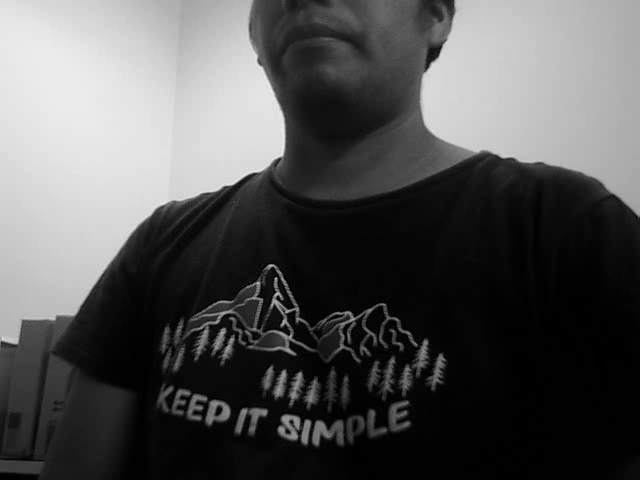
#> input picture frame 13 of dados/videos/video_cinza.mp4, 640 x 480 px, given in place of video_rgb.mp4, which was not available
$ python processar_video_rgb_profundidade.py
#> lines starting #> are read from the running program, lines starting #| are printed output that depends on the picture; after the words box and inside, x2 and y2 are one past the last pixel; in counts of white or black regions, pixels touching at a corner belong together; pictures that were not available may be replaced by others from this repository, and a replacement may not be noted
#> in main, frame_rgb is the input picture: shape (480, 640, 3); min 0, max 239, mean 84
import cv2
import numpy as np
from pathlib import Path

DADOS = Path(__file__).resolve().parent.parent / "dados"

def process_depth_canny(depth_frame):
    return cv2.Canny(depth_frame, 100, 200)
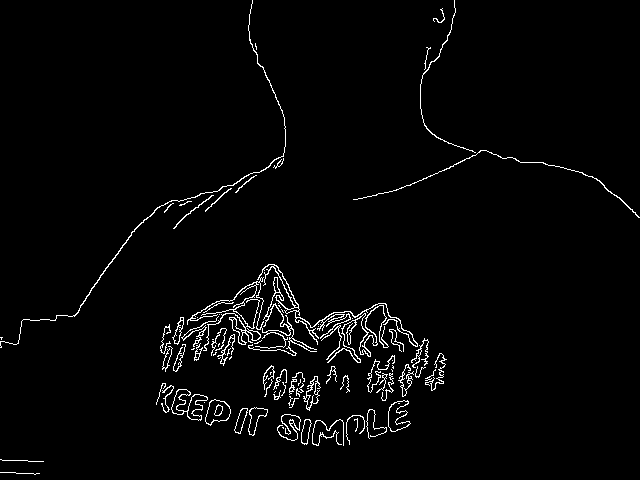
#> returned value: shape (480, 640); 2.4% white in thin lines or dots

def process_rgb_orb(rgb_frame):
    orb = cv2.ORB_create()
    kp, des = orb.detectAndCompute(rgb_frame, None)
#> kp = 500 keypoints; strongest (x, y, size): (277, 296, 31), (276, 294, 37.2), (278, 293, 37.2), (277, 298, 37.2)
    return cv2.drawKeypoints(rgb_frame, kp, None, color=(0,255,0), flags=0)
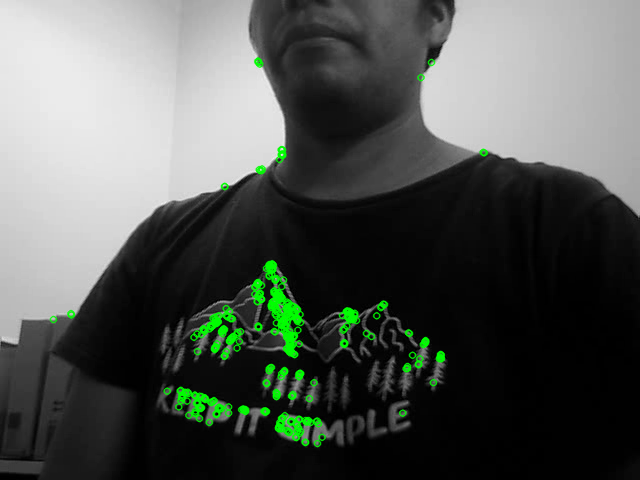
#> returned value: shape (480, 640, 3); mean of channels 0, 1, 2 82.7, 87.4, 82.7; drawn as B, G, R

def main(rgb_video_path, depth_video_path, output_video_path):
    cap_rgb = cv2.VideoCapture(rgb_video_path)
    cap_depth = cv2.VideoCapture(depth_video_path)

    fourcc = cv2.VideoWriter_fourcc(*'XVID')  # Cambiado a formato de video común

    out = cv2.VideoWriter(output_video_path, fourcc, 20.0, (640*2,480*2))

    while(cap_rgb.isOpened() and cap_depth.isOpened()):
        ret_rgb, frame_rgb = cap_rgb.read()
        ret_depth, frame_depth = cap_depth.read()

        if not ret_rgb or not ret_depth:
            break

        depth_canny = process_depth_canny(frame_depth)
        rgb_orb = process_rgb_orb(frame_rgb)

        depth_canny_color = cv2.cvtColor(depth_canny, cv2.COLOR_GRAY2BGR)
#> depth_canny_color: shape (480, 640, 3); 2.4% white in thin lines or dots

        top_row = np.hstack((frame_rgb, frame_depth))
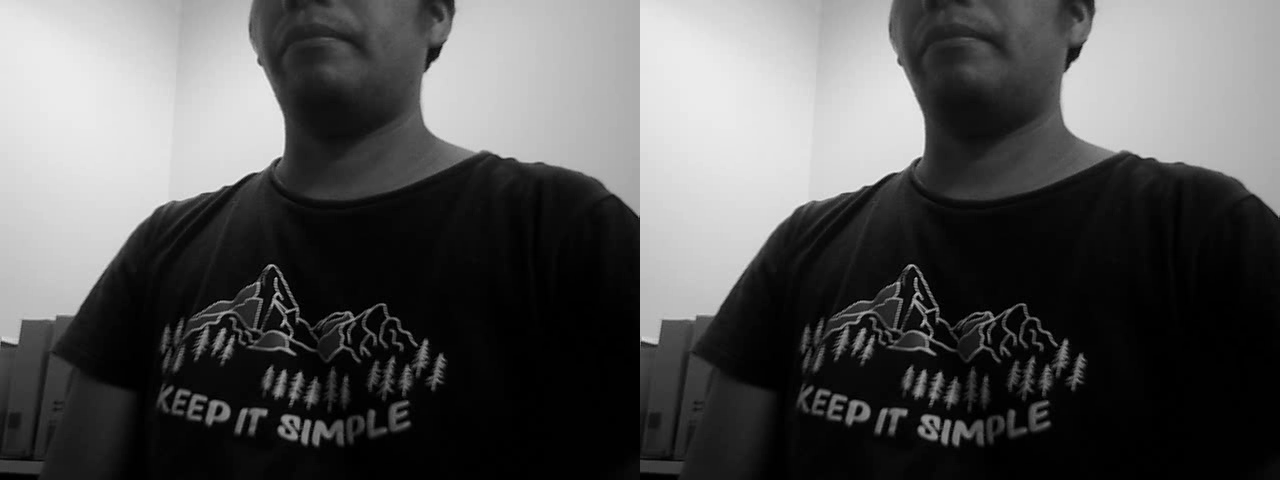
#> top_row: shape (480, 1280, 3); min 0, max 239, mean 84
        bottom_row = np.hstack((rgb_orb, depth_canny_color))
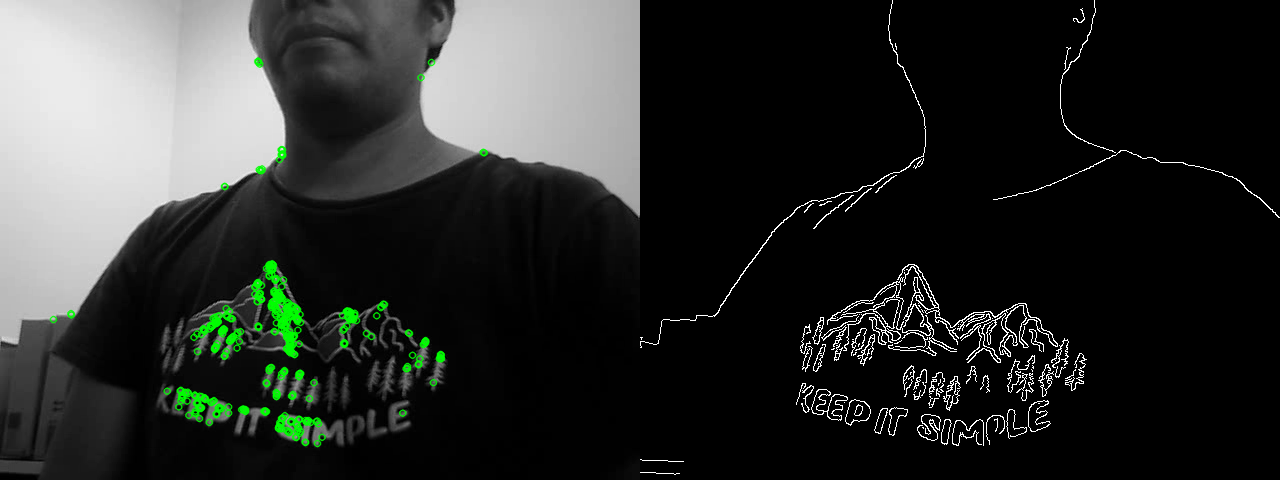
#> bottom_row: shape (480, 1280, 3); mean B, G, R 44.5, 46.8, 44.5
        final_frame = np.vstack((top_row, bottom_row))
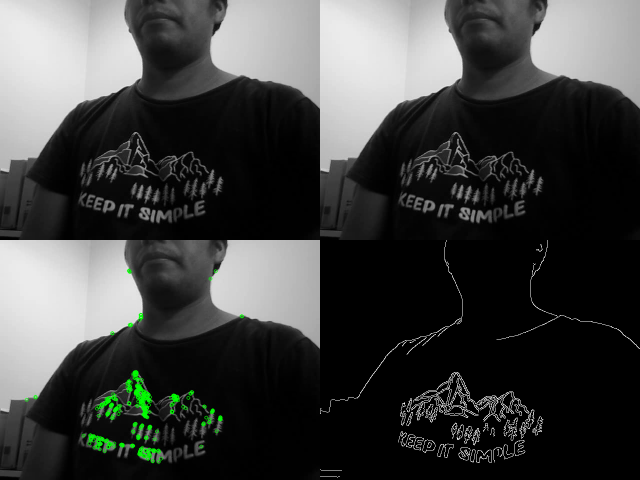
#> final_frame: shape (960, 1280, 3) (shown at 1/2 size); mean B, G, R 64.2, 65.4, 64.2

        out.write(final_frame)

    cap_rgb.release()
    cap_depth.release()
    out.release()

if __name__ == '__main__':
    main(str(DADOS / 'videos' / 'video_rgb.mp4'), str(DADOS / 'videos' / 'video_cinza.mp4'), 'output_video.avi')  # Cambiado a formato de video común

$ run again, starting later in the video
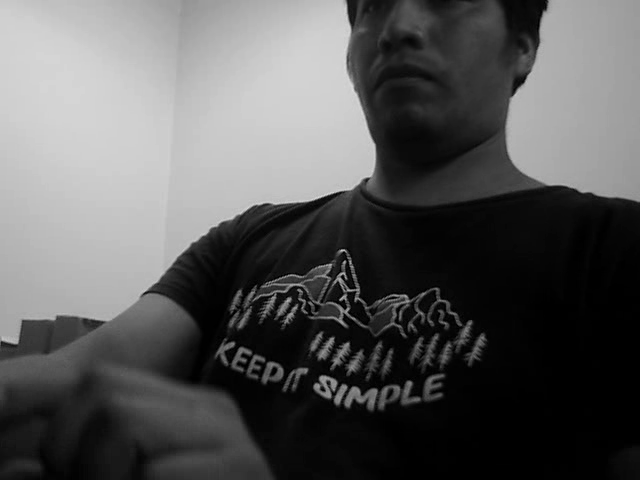
#> input picture frame 59 of dados/videos/video_cinza.mp4, 640 x 480 px, given in place of video_rgb.mp4, which was not available
#> in main, frame_rgb is the input picture: shape (480, 640, 3); min 0, max 223, mean 88.3
#> in process_depth_canny, `return cv2.Canny(depth_frame, 100, 200)`:
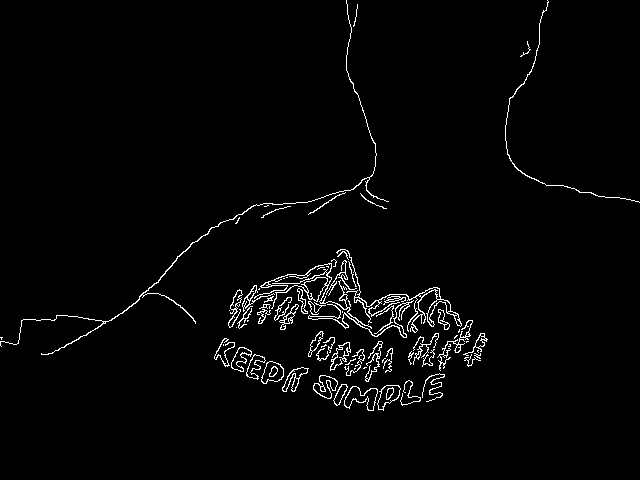
#> returned value: shape (480, 640); 2.2% white in thin lines or dots, all inside (x1, y1, x2, y2) = (0, 0, 640, 411)
#> kp = 500 keypoints; strongest (x, y, size): (342, 276, 31), (342, 273, 31), (343, 252, 31), (342, 277, 37.2)
#> in main, `final_frame = np.vstack((top_row, bottom_row))`:
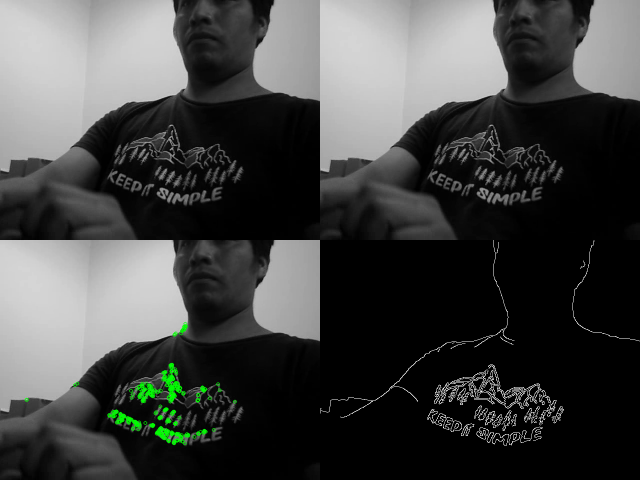
#> final_frame: shape (960, 1280, 3) (shown at 1/2 size); mean B, G, R 67.4, 68.5, 67.4

$ run again, starting later in the video
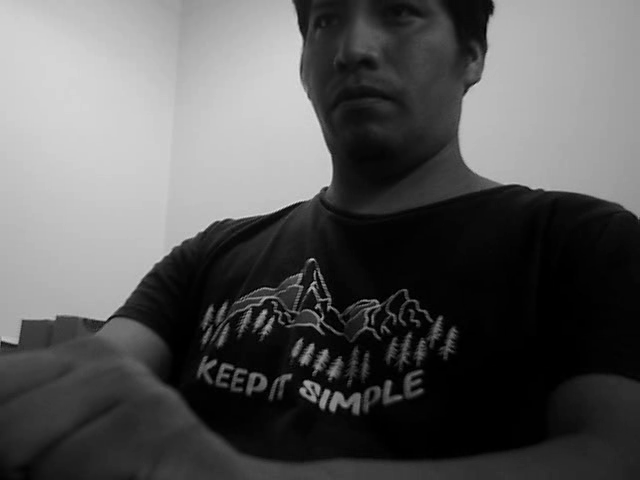
#> input picture frame 105 of dados/videos/video_cinza.mp4, 640 x 480 px, given in place of video_rgb.mp4, which was not available
#> in main, frame_rgb is the input picture: shape (480, 640, 3); min 0, max 220, mean 88
#> in process_depth_canny, `return cv2.Canny(depth_frame, 100, 200)`:
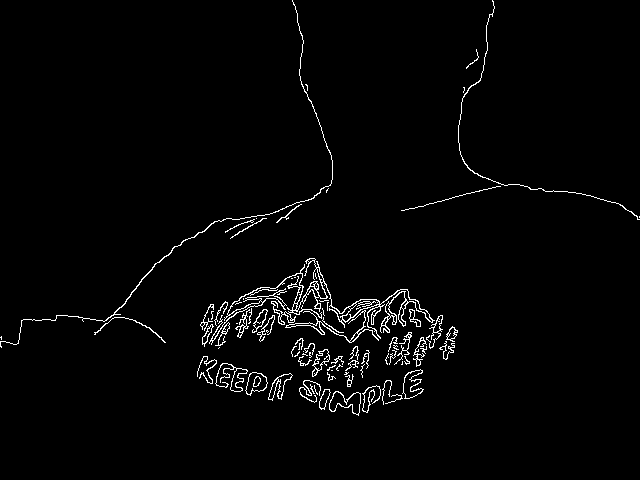
#> returned value: shape (480, 640); 2.2% white in thin lines or dots, all inside (x1, y1, x2, y2) = (0, 0, 640, 416)
#> kp = 500 keypoints; strongest (x, y, size): (313, 288, 31), (313, 282, 31), (312, 259, 31), (315, 282, 31)
#> in main, `final_frame = np.vstack((top_row, bottom_row))`:
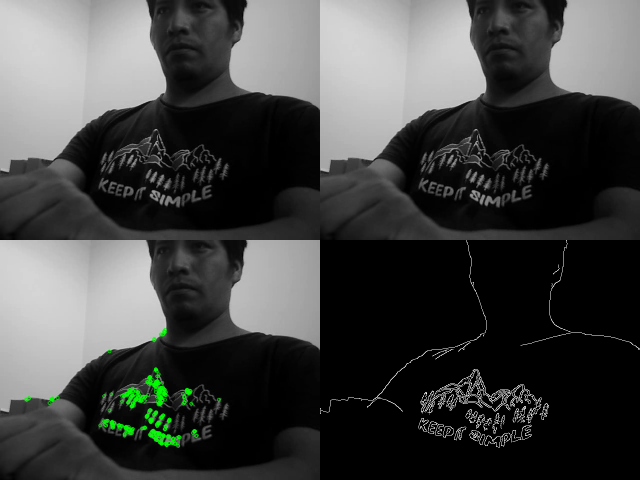
#> final_frame: shape (960, 1280, 3) (shown at 1/2 size); mean B, G, R 67.1, 68.2, 67.1
